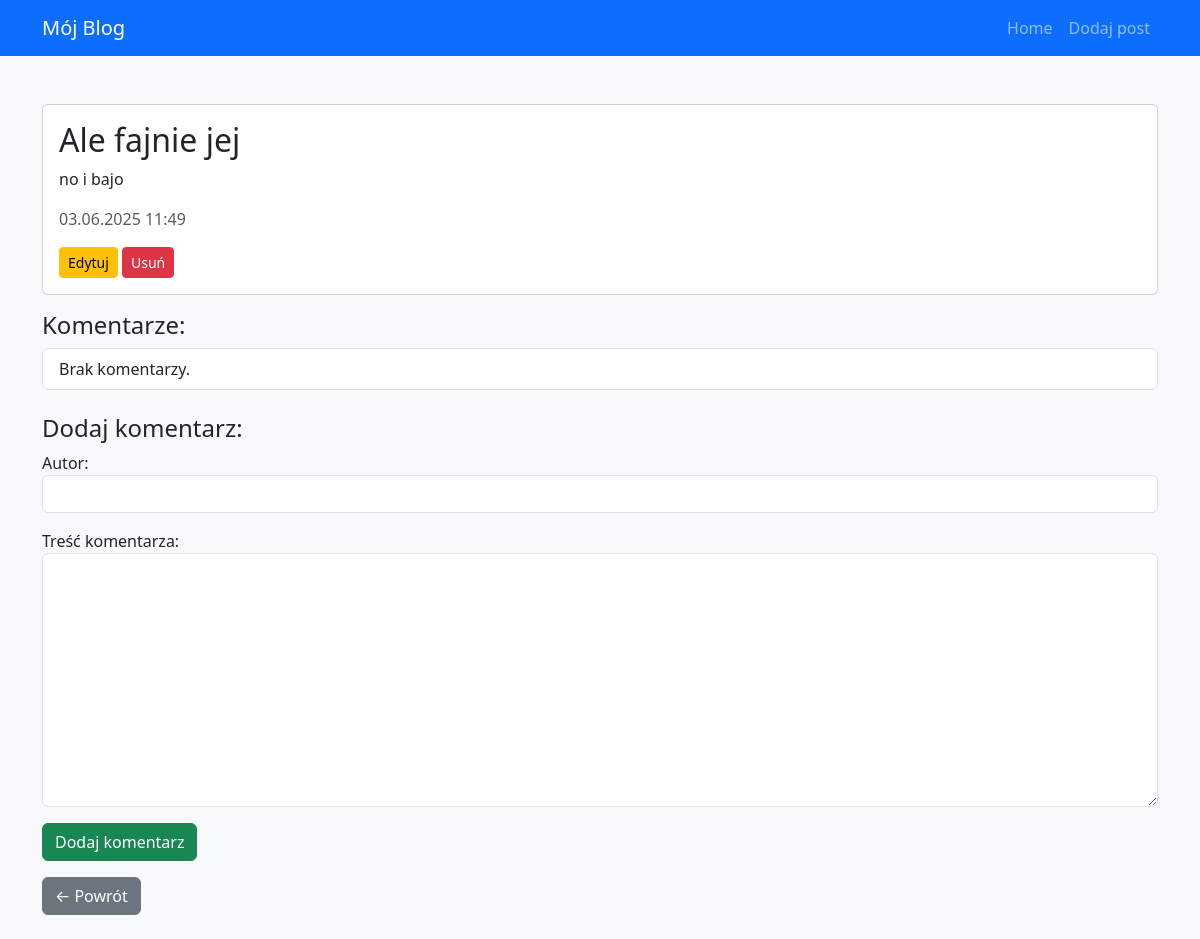
/post/5/, run on the app's committed database.
### blog/models.py (models this page shows, shortened)
class Post(models.Model):
    title = models.CharField(max_length=200)
    content = models.TextField()
    created_at = models.DateTimeField(auto_now_add=True)

### blog/views.py (the view)
# urls.py: path('post/<int:pk>/', views.post_detail, name='post_detail'),
def post_detail(request, pk):
    post = get_object_or_404(Post, pk=pk)
    if request.method == 'POST':
        comment_form = CommentForm(request.POST)
        if comment_form.is_valid():
            comment = comment_form.save(commit=False)
            comment.post = post
            comment.save()
            return redirect('post_detail', pk=post.pk)
    else:
        comment_form = CommentForm()
    return render(request, 'blog/post_detail.html', {'post': post, 'comment_form': comment_form})

### blog/forms.py
class CommentForm(forms.ModelForm):
    class Meta:
        model = Comment
        fields = ['author', 'text']
        labels = {
            'author': 'Autor',
            'text': 'Treść komentarza',
        }
        widgets = {
            'author': forms.TextInput(attrs={'class': 'form-control'}),
            'text': forms.Textarea(attrs={'class': 'form-control'}),
        }

### blog/templates/blog/post_detail.html (shortened to what this page needs)
{% extends 'blog/base.html' %}
{% block content %}
<div class="card mb-3">
  <div class="card-body">
    <h2>{{ post.title }}</h2>
    <p>{{ post.content }}</p>
    <p class="text-muted">{{ post.created_at|date:"d.m.Y H:i" }}</p>
    <a href="{% url 'edit_post' post.pk %}" class="btn btn-warning btn-sm">Edytuj</a>
    <a href="{% url 'delete_post' post.pk %}" class="btn btn-danger btn-sm">Usuń</a>
  </div>
</div>
<h4>Komentarze:</h4>
<ul class="list-group mb-4">
  {% for comment in post.comments.all %}
    <li class="list-group-item">
      <strong>{{ comment.author }}</strong>: {{ comment.text }}
    </li>
  {% empty %}
    <li class="list-group-item">Brak komentarzy.</li>
  {% endfor %}
</ul>
<h4>Dodaj komentarz:</h4>
<form method="post">
  {{ comment_form.as_p }}
  <button type="submit" class="btn btn-success">Dodaj komentarz</button>
</form>
<a href="{% url 'post_list' %}" class="btn btn-secondary mt-3">← Powrót</a>
{% endblock %}

### data on the page
Post: title "Ale fajnie jej", content "no i bajo", created_at "03.06.2025 11:49"
